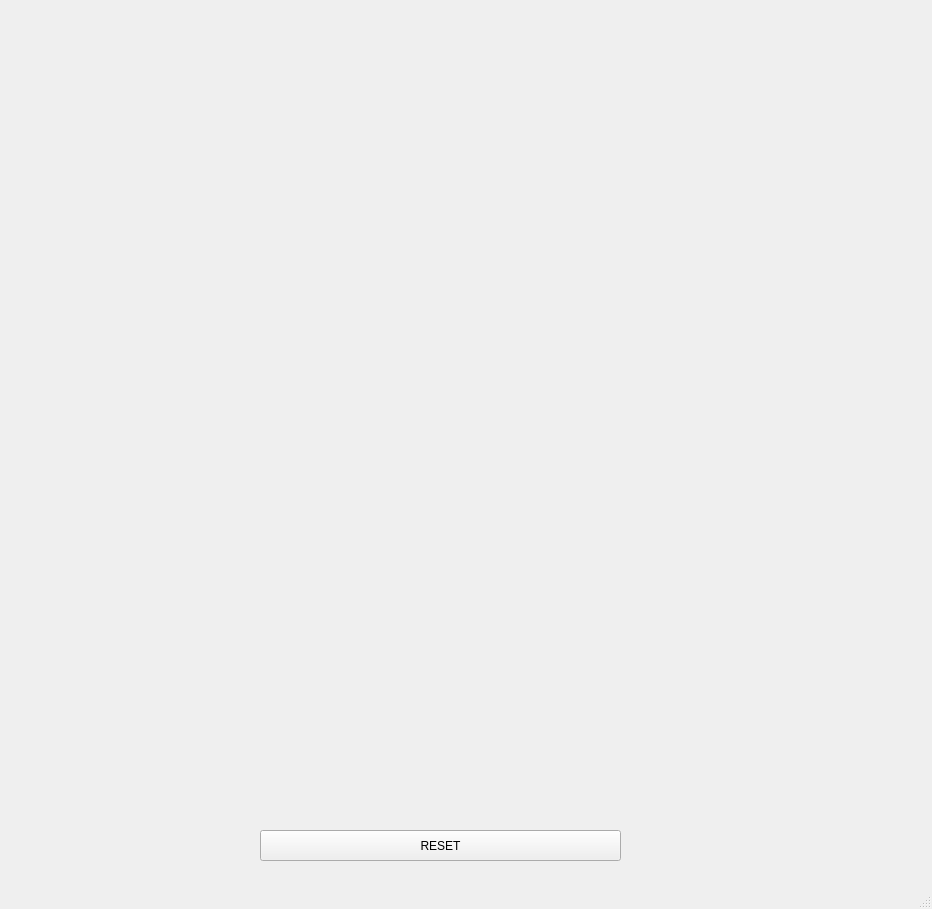
<?xml version="1.0" encoding="UTF-8"?>
<ui version="4.0">
 <class>MainWindow</class>
 <widget class="QMainWindow" name="MainWindow">
  <property name="geometry">
   <rect>
    <x>0</x>
    <y>0</y>
    <width>932</width>
    <height>909</height>
   </rect>
  </property>
  <property name="windowTitle">
   <string>MainWindow</string>
  </property>
  <widget class="QWidget" name="centralwidget">
   <widget class="QPushButton" name="pbReset">
    <property name="geometry">
     <rect>
      <x>260</x>
      <y>830</y>
      <width>361</width>
      <height>31</height>
     </rect>
    </property>
    <property name="toolTip">
     <string>pbReset</string>
    </property>
    <property name="text">
     <string>RESET</string>
    </property>
   </widget>
  </widget>
  <widget class="QMenuBar" name="menubar">
   <property name="geometry">
    <rect>
     <x>0</x>
     <y>0</y>
     <width>932</width>
     <height>21</height>
    </rect>
   </property>
  </widget>
  <widget class="QStatusBar" name="statusbar"/>
 </widget>
 <resources/>
 <connections/>
</ui>
